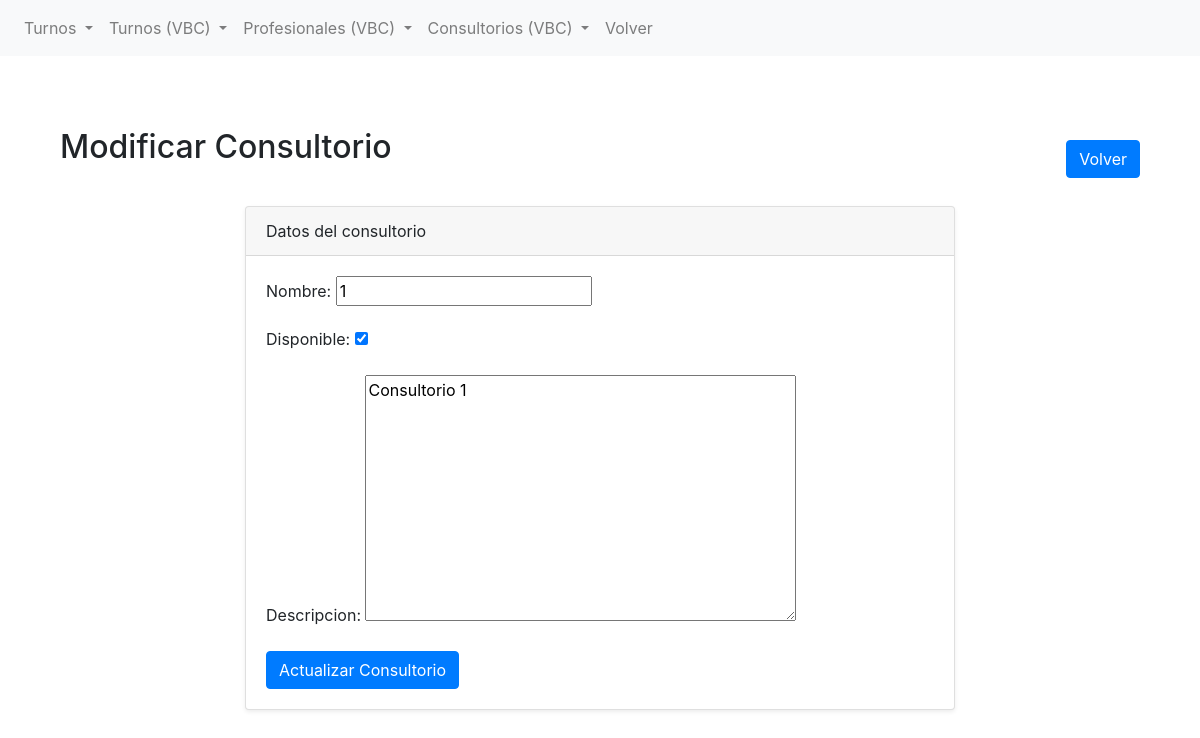
Page /reserva_turnos/vbc/consultorios/1/update/ on the committed database.
### reserva_turnos/models.py (models this page shows, shortened)
class Consultorio(models.Model):
    nombre = models.CharField(max_length=100)
    disponible = models.BooleanField(default=True)
    descripcion = models.TextField(blank=True, null=True)

### reserva_turnos/views.py (the view)
# urls.py: path("vbc/consultorios/<int:pk>/update/", ConsultoriosUpdateView.as_view(), name='vbc_consultorios_update'),
class ConsultoriosUpdateView(UpdateView):
    model = Consultorio
    template_name = 'reserva_turnos/vbc/consultorio_create.html'
    fields = ['nombre', 'disponible','descripcion']
    context_object_name = 'consultorios'
    success_url = reverse_lazy('vbc_consultorios_list')

### reserva_turnos/templates/reserva_turnos/vbc/consultorio_create.html (shortened to what this page needs)
{% extends 'reserva_turnos/base.html' %}
{% block content %}
<section class="py-5">
    <div class="container">
        <div class="d-flex justify-content-between align-items-center mb-3">
            <h2 class="mb-4">{% if object %}Modificar Consultorio {{ object.profesional }}{% else %}Registrar Consultorio{% endif %}</h2>
            <a href="{% url 'vbc_consultorios_list' %}" class="btn btn-primary">Volver</a>
        </div>
        <div class="row">
            <div class="col-lg-8 mx-auto">
                <div class="card shadow-sm">
                    <div class="card-header">
                        Datos del consultorio
                    </div>
                    <div class="card-body">
                        <form method="POST">
                            {{ form.as_p }}
                            <button type="buscar" class="btn btn-primary">{% if object %}Actualizar Consultorio{{ object.profesional }}{% else %}Registrar Consultorio{% endif %}</button>
                        </form>
                    </div>
                </div>
            </div>
        </div>
    </div>
</section>
{% endblock %}

### rows in the picture
Consultorio: nombre "1", disponible "☑", descripcion "Consultorio 1"
